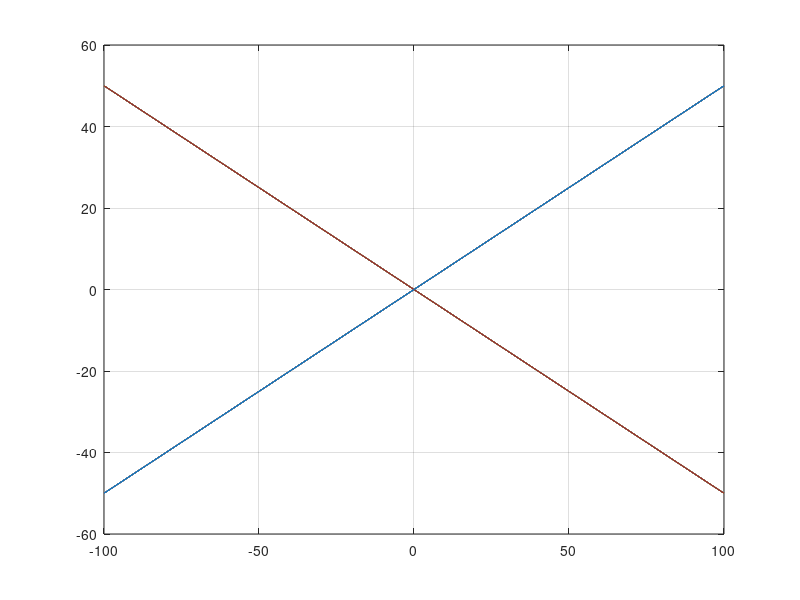

MATLAB code for this plot:
RTT = 10;

ts = 0:1:RTT;
tr = RTT - ts;

toffs = -100:20:100;

fun1 = @(toffs) 1 ./ (1 + tr ./ ts) + toffs ./ (ts + tr);
fun2 = @(toffs) 1 ./ (2 * (1 + tr ./ ts)) - 1 ./ (2 * (1 + ts ./ tr));
fun3 = @(ts, tr) (ts - tr) ./ (2 * (ts + tr));

figure();
for i = 1:length(toffs)
    plot(100 * (ts - tr) / RTT, -100 * fun3(ts, tr)); hold on;
    plot(100 * (ts - tr) / RTT,  100 * fun3(ts, tr)); hold on;
end

grid on;
